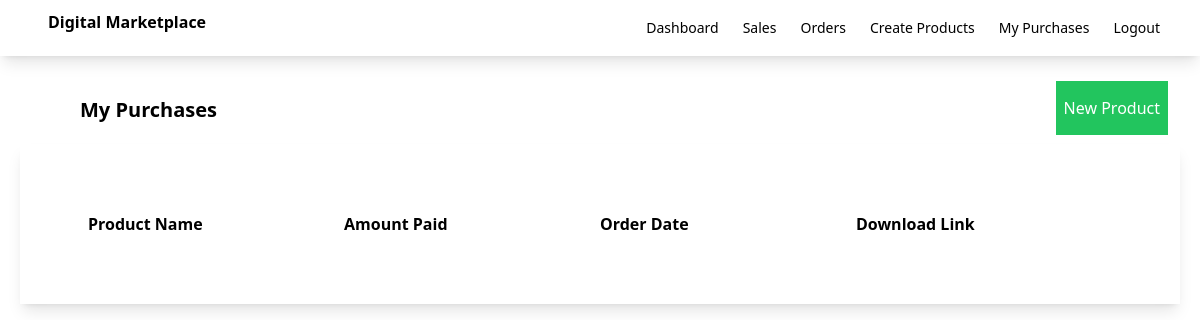
Before: /purchases (signed in) with the older database file.
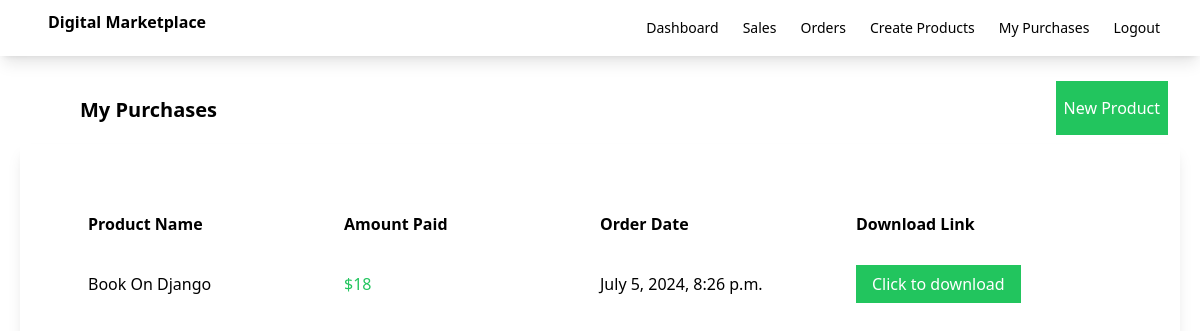
After: the same page with the newer database file.
### myapp/models.py (models this page shows)
class OrderDetail(models.Model):
    customer_name = models.CharField(max_length=100)
    product = models.CharField(max_length=100)
    amount = models.IntegerField()
    created_on = models.DateTimeField(auto_now_add=True)

### myapp/views.py (the view)
# urls.py: path('purchases',views.my_purchases,name='purchases'),
def my_purchases(request):
    orders = OrderDetail.objects.filter(customer_name=request.user)
    return render(request,'myapp/purchases.html',{'orders':orders})

### myapp/templates/myapp/purchases.html
{% extends 'myapp/base.html' %}
{% block body %}
    <div class="flex justify-between">
        <div class="ml-20 mt-10 font-bold text-xl">My Purchases</div>
        <div class="ml-20 mt-10">
            <a class="bg-green-500 text-white px-2 py-4 mr-8" href="{% url 'createproduct' %}">New Product</a>
        </div>
    </div>
    <div class="order-container shadow-lg p-10 m-5">
        <div class="order-header flex font-bold  m-5 p-2 ">
            <div class="w-1/4">
                Product Name
            </div>
            <div class="w-1/4">
                Amount Paid
            </div>
            <div class="w-1/4">
                Order Date
            </div>
            <div class="w-1/4">
                Download Link
            </div>
        </div>
        {% for order in orders %}
        <div class="flex  m-5 p-2">
            <div class="w-1/4">
                {{order.product}}
            </div>
            <div class="w-1/4 text-green-500">
                ${{order.amount}}
            </div>
            <div class="w-1/4">
                {{order.created_on}}
            </div>
            <div class="w-1/4">
                <a class="bg-green-500 text-white px-4 py-2" href="{{order.product.file.url}}" download>Click to download</a>
            </div>
        </div>
        {% endfor %}
    </div>
{% endblock %}

Changed rows visible on the page:
added OrderDetail: product "Book On Django", amount "18", created_on "July 5, 2024, 8:26 p.m."
